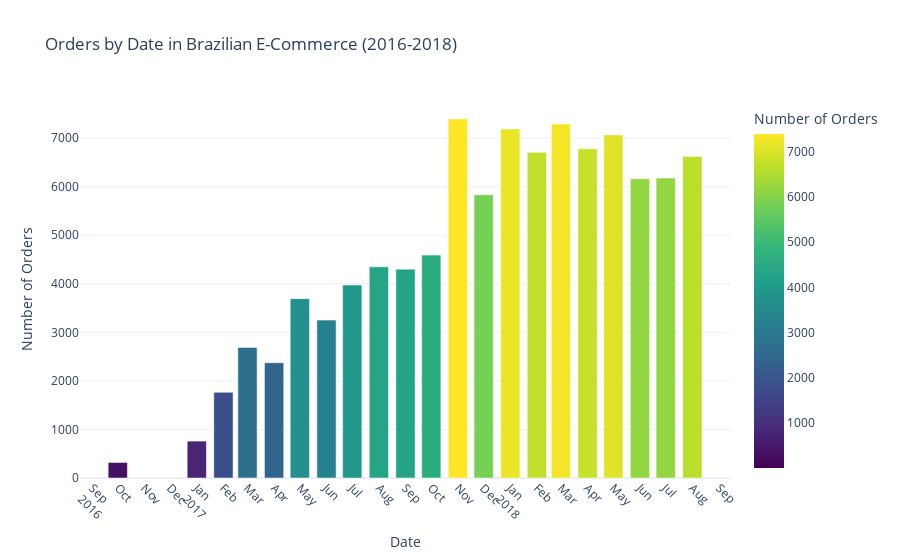

Notebook source saved alongside this figure:
### Code cell
plot1 = px.bar(order_qty, 
               x="date", 
               y="order_qty", 
               title='Orders by Date in Brazilian E-Commerce (2016-2018)',
               labels={'order_qty': 'Number of Orders', 'date': 'Date'},
               color='order_qty',  
               color_continuous_scale=px.colors.sequential.Viridis,  
               template='plotly_white'  
               )


plot1.update_xaxes(
    tickangle = 45,
    dtick="M1",  
    tickformat="%b\n%Y"  
)


iplot(plot1)

### Figure 1 — Plotly figure (JSON) as saved in the notebook; plotly's stock layout.template omitted (floating-point values rounded to 4 significant figures)
{"data": [{"alignmentgroup": "True", "hovertemplate": "Date=%{x}<br>Number of Orders=%{marker.color}<extra></extra>", "legendgroup": "", "marker": {"color": [160, 1, 320, 1, 760, 1765, 2689, 2374, 3693, 3252, 3974, 4348, 4301, 4590, 7395, 5832, 7187, 6706, 7288, 6778, 7066, 6164, 6176, 6620, 1], "coloraxis": "coloraxis", "pattern": {"shape": ""}}, "name": "", "offsetgroup": "", "orientation": "v", "showlegend": false, "textposition": "auto", "type": "bar", "x": [null, "2016-09", "2016-10", "2016-12", "2017-01", "2017-02", "2017-03", "2017-04", "2017-05", "2017-06", "2017-07", "2017-08", "2017-09", "2017-10", "2017-11", "2017-12", "2018-01", "2018-02", "2018-03", "2018-04", "2018-05", "2018-06", "2018-07", "2018-08", "2018-09"], "xaxis": "x", "y": [160, 1, 320, 1, 760, 1765, 2689, 2374, 3693, 3252, 3974, 4348, 4301, 4590, 7395, 5832, 7187, 6706, 7288, 6778, 7066, 6164, 6176, 6620, 1], "yaxis": "y"}], "layout": {"barmode": "relative", "coloraxis": {"colorbar": {"title": {"text": "Number of Orders"}}, "colorscale": [[0, "#440154"], [0.1111, "#482878"], [0.2222, "#3e4989"], [0.3333, "#31688e"], [0.4444, "#26828e"], [0.5556, "#1f9e89"], [0.6667, "#35b779"], [0.7778, "#6ece58"], [0.8889, "#b5de2b"], [1, "#fde725"]]}, "legend": {"tracegroupgap": 0}, "title": {"text": "Orders by Date in Brazilian E-Commerce (2016-2018)"}, "xaxis": {"anchor": "y", "domain": [0, 1], "dtick": "M1", "tickangle": 45, "tickformat": "%b\n%Y", "title": {"text": "Date"}}, "yaxis": {"anchor": "x", "domain": [0, 1], "title": {"text": "Number of Orders"}}}}
